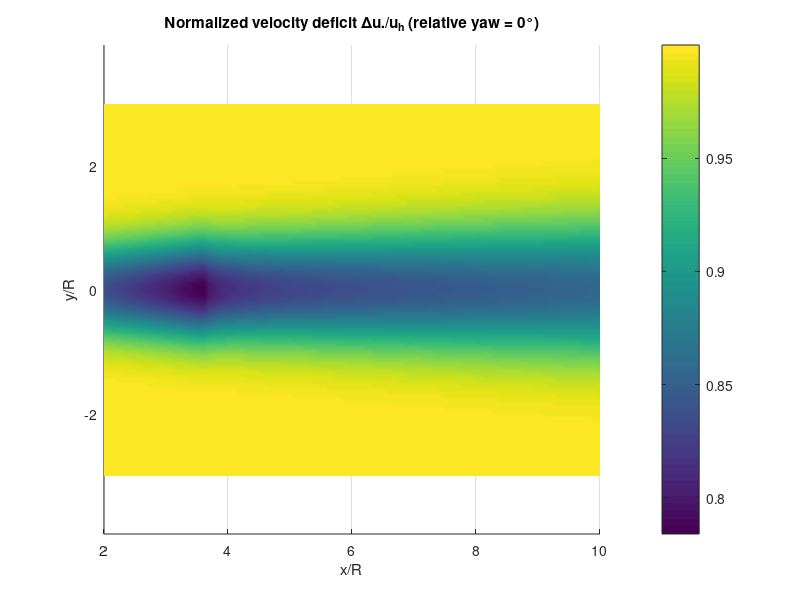
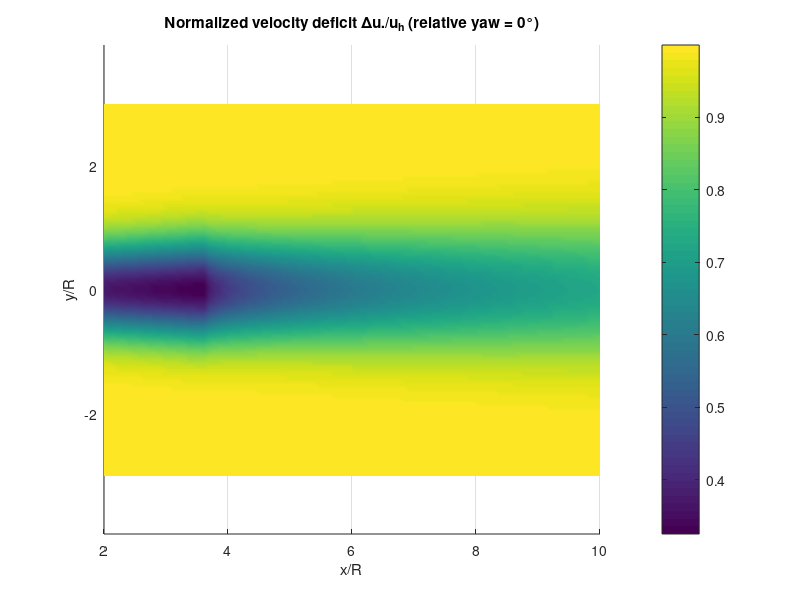
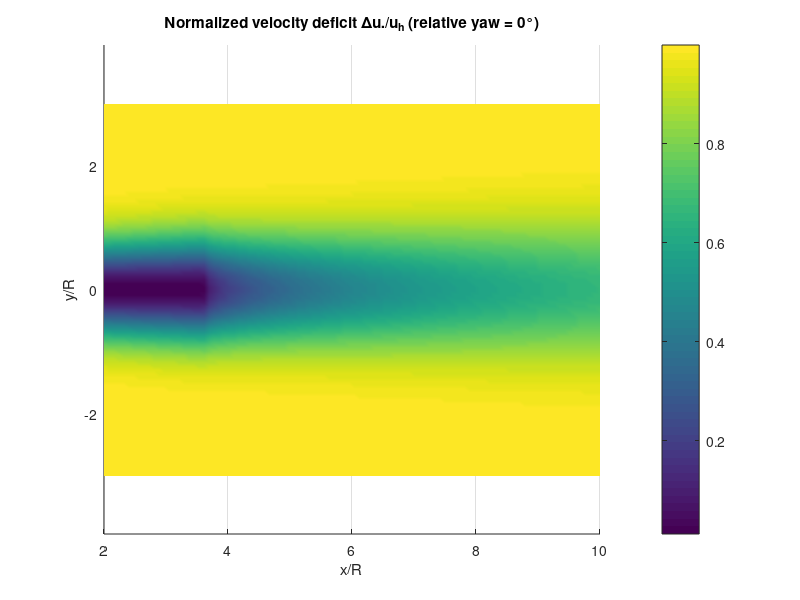
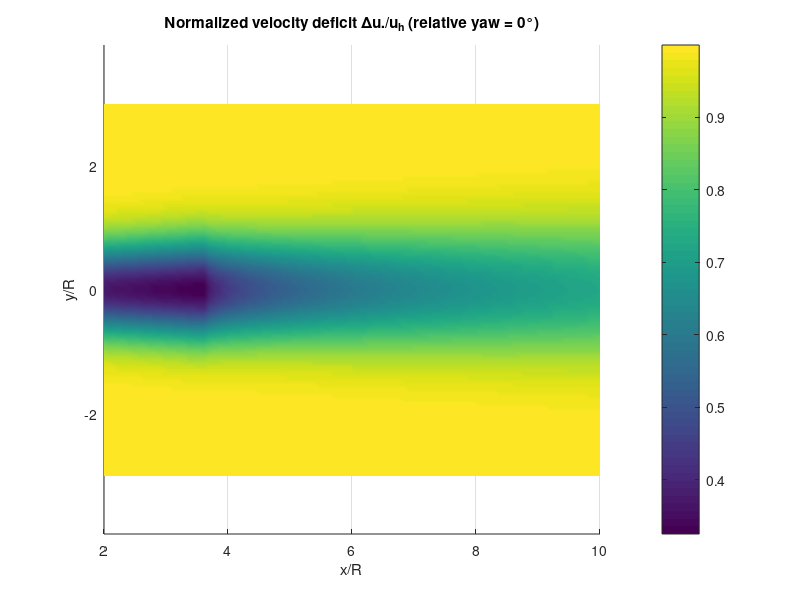

Recreate these plots in MATLAB, in order.
%implementation of Mohammadi et al.:
%https://www.mdpi.com/1996-1073/15/23/9135

%parameter definition:
close all

function params = load_params()
    params.numypoints = 100;
    params.numxpoints = 100;
    params.numzpoints = 5;
    params.CT = 0.66; %torque coeff.
    params.beta = deg2rad   (0); %yaw angle
    %yaw angle is assumed to be positive if the rotor is misaligned in the anticlockwise direction, seen from above.
    params.R = 63; %rotor radius
    params.u_hub = 8; %m./s, hub inflow vel.
    params.u_in = linspace(6,10, params.numzpoints); %distribution of inflow vel over z
    params.u_star = 0.4; %friction velocity
    %(x,y,z) locations from turbine and from ground
    params.z_hub = 90; %hub height
    params.lambda = 7.5; %tip-speed ratio
    params.k = 0.6 .* params.u_star ./ params.u_hub;
    params.alpha_low = 0; %bottom of rotors veer direction
    params.alpha_high = 0; %top
    params.alpha = deg2rad(linspace(params.alpha_low, params.alpha_high, params.numzpoints));
    params.xrange = linspace(2*params.R, 10.*params.R, params.numxpoints);
    params.yrange = linspace(-3.*params.R, 3.*params.R, params.numypoints);
    params.zrange = linspace(params.z_hub - params.R, params.z_hub + params.R, params.numzpoints);
end

tic;

params = load_params();
[X, Y] = meshgrid(params.xrange, params.yrange); %X and Y should be of the same shape, same # entries


%X = 5*params.R;   %single points evaluation
%Y = 1*params.R;

%preallocate flowfield
flowfield = zeros(params.numxpoints, params.numypoints, params.numzpoints);


%vectorize for faster operations
X_vec = X(:); 
Y_vec = Y(:);


%some kind of for loop to go over all z heights initiated here...
for z_idx = 1:params.numzpoints
z = params.zrange(z_idx);
alpha = params.alpha(z_idx);
gamma = params.beta + alpha;

%eq 3
A_star = (1 + sqrt(1- params.CT .* cos(gamma).^2)) ./  (2.*sqrt(1- params.CT .* cos(gamma).^2));

%eq 4
xi_0_hat = params.R .* sqrt(A_star);



%build rotation matrix for x,y at each z:
rotmtx = [cos(alpha), sin(alpha); ...
         -sin(alpha), cos(alpha)];



%veered directions
XYv_vec = [X_vec Y_vec] * rotmtx;
Xv_vec = XYv_vec(:,1);
Yv_vec = XYv_vec(:,2);



%eq 5: determine dimless time 
t_hat = -1.44 .* (params.u_in(z_idx) ./ params.u_star) .* (params.R ./ xi_0_hat) .* ...
         (params.CT .* cos(gamma)^2 .* sin(gamma)) .* ...
         (1 - exp(-0.35 .* (params.u_star ./ params.u_in(z_idx)) .* (Xv_vec ./ params.R)));



%eq 6: normalized wake center
sgn_t_hat = sign(t_hat);
abs_t_hat = abs(t_hat);
num = (pi - 1) .* abs_t_hat.^3 + 2 .* sqrt(3).*pi^2 .* t_hat.^2 + 48.*(pi - 1)^2 .* abs_t_hat;
den = 2.*pi.*(pi - 1).*t_hat.^2 + 4 .* sqrt(3) .*pi^2 .* abs_t_hat + 96.*(pi - 1)^2;

y_hat_c = (num ./ den) .* sgn_t_hat ...
          - (2./pi) .* t_hat ./ (((z + params.z_hub)./xi_0_hat).^2 - 1);


%eq 7: lateral wake center
y_c = y_hat_c .* xi_0_hat;

















%skip eq 8-12: we use the wake shape approximation for now

sigma_hat_squared = (params.k .* Xv_vec + 0.4 .* xi_0_hat ) .* (params.k .* Xv_vec + 0.4 .* xi_0_hat .* cos(gamma));
ratio = (params.R.^2 .* params.CT .* cos(gamma).^3) ./ (2 .* sigma_hat_squared);
ratio = min(ratio, 0.9999);     
C = 1 - sqrt(1 - ratio);

dU = C .* params.u_hub .* exp(-(  (Yv_vec - y_c).^2   + (z-params.z_hub).^2  ) ./ (2 .* sigma_hat_squared   ));

U = params.u_hub - dU;

U ./ params.u_hub;



flowfield(:,:,z_idx) = reshape(U, size(X));

end










toc;

%when using meshgrid:

for z_idx = 1:params.numzpoints
figure('Color','w');
surf(X./params.R, Y./params.R,  flowfield(:,:,z_idx) ./ params.u_hub);
shading interp; view(2);
xlabel('x/R'); ylabel('y/R');
title(['Normalized velocity deficit \Deltau./u_h (relative yaw = ', num2str(rad2deg(params.beta + params.alpha(z_idx))), '°)']);
colorbar; axis equal tight;
grid on;
end



%{
%to do:
- check whether side profiles match paper
- check whether wake deformation shape can be captured in the centerline
formalism in floridyn

- implement this in floridyn 3.0 matlab



%}
%}